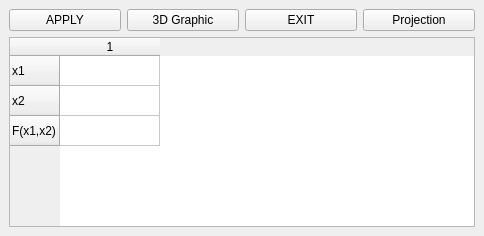
<?xml version="1.0" encoding="UTF-8"?>
<ui version="4.0">
 <class>MainWindow</class>
 <widget class="QMainWindow" name="MainWindow">
  <property name="geometry">
   <rect>
    <x>0</x>
    <y>0</y>
    <width>484</width>
    <height>236</height>
   </rect>
  </property>
  <property name="windowTitle">
   <string>Лабораторна робота №3</string>
  </property>
  <widget class="QWidget" name="centralwidget">
   <layout class="QGridLayout" name="gridLayout">
    <item row="0" column="0">
     <widget class="QPushButton" name="ButtonApply">
      <property name="text">
       <string>APPLY</string>
      </property>
     </widget>
    </item>
    <item row="0" column="1">
     <widget class="QPushButton" name="Button3DG">
      <property name="text">
       <string>3D Graphic</string>
      </property>
     </widget>
    </item>
    <item row="0" column="2">
     <widget class="QPushButton" name="ButtonExit">
      <property name="text">
       <string>EXIT</string>
      </property>
     </widget>
    </item>
    <item row="0" column="3">
     <widget class="QPushButton" name="ButtonProj">
      <property name="text">
       <string>Projection</string>
      </property>
     </widget>
    </item>
    <item row="1" column="0" colspan="4">
     <widget class="QTableWidget" name="Table">
      <row>
       <property name="text">
        <string>x1</string>
       </property>
      </row>
      <row>
       <property name="text">
        <string>x2</string>
       </property>
      </row>
      <row>
       <property name="text">
        <string>F(x1,x2)</string>
       </property>
      </row>
      <column>
       <property name="text">
        <string>1</string>
       </property>
      </column>
     </widget>
    </item>
   </layout>
  </widget>
 </widget>
 <resources/>
 <connections/>
</ui>
